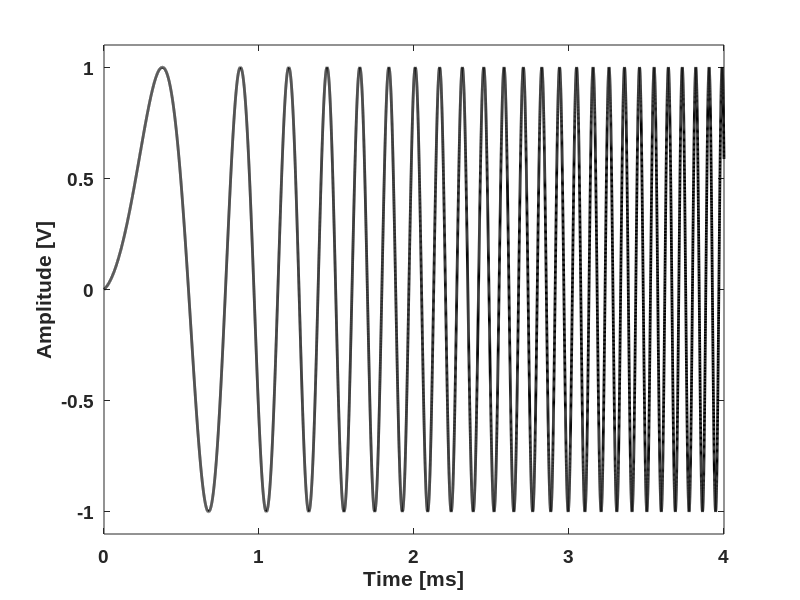

Here is the MATLAB script that generated this plot:
%----------------------------------------------------------------
% This code can be used to generate Figure 2.11
%----------------------------------------------------------------
clear all
close all

fo=100; % set the base  frequency
t=0:1e-7:4e-3; % choose time vector
k=3e6; % select chirp rate
m=sin(2*pi*(fo+k*t/2).*t); % time domain FMCW signal

plot(t*1e3,m,'k','LineWidth',2);
set(gca,'FontName', 'Arial', 'FontSize',14,'FontWeight','Bold');
xlabel('Time [ms]'); ylabel('Amplitude [V]'); 
axis([0 4 -1.1 1.1])


